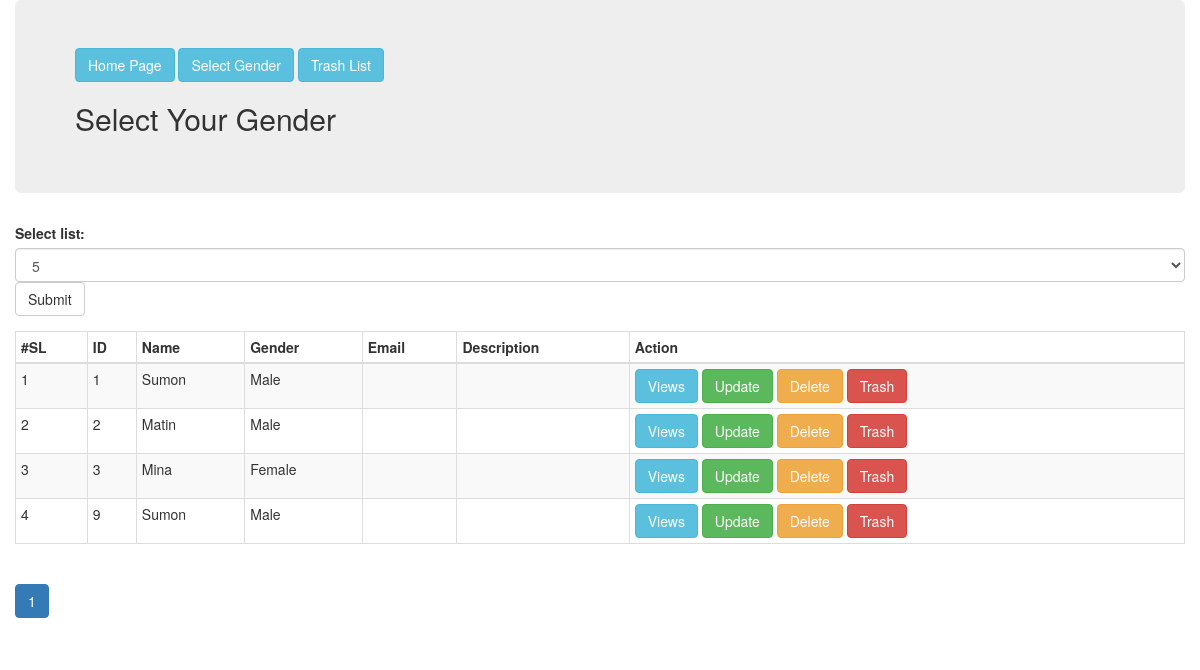
The page /views/SEIP128014/Gender/index.php on the database as committed earlier.
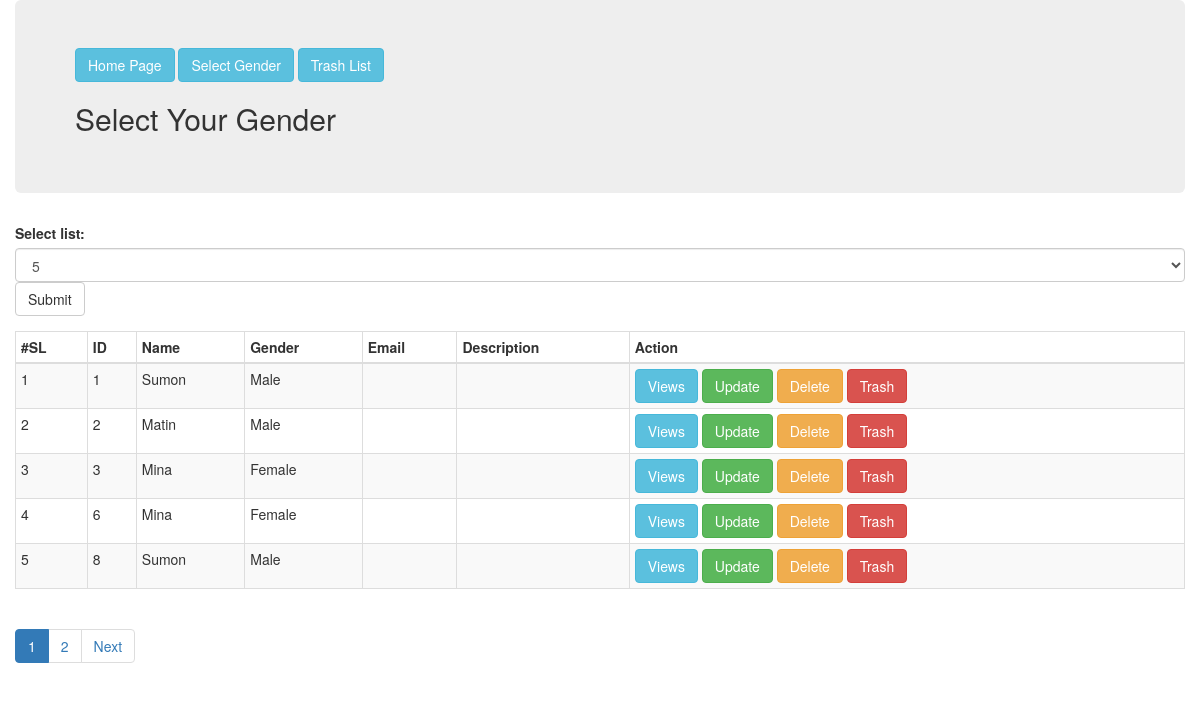
The same page on the database as committed later.
### tables this page shows
CREATE TABLE IF NOT EXISTS `gender` (
  `id` int(11) NOT NULL AUTO_INCREMENT,
  `name` varchar(55) NOT NULL,
  `email` varchar(255) NOT NULL,
  `description` text NOT NULL,
  `gender` varchar(255) NOT NULL,
  `trash_at` varchar(55) DEFAULT NULL,
  PRIMARY KEY (`id`)
);

### src/Bitm/SEIP128014/Gender/Gender.php (called while the page is built, shortened)
<?php
class Gender{
	public $conn;
	public function __construct(){
		$this->conn = new \mysqli("localhost","root","","atomicprojectb20") or die("Your are fail to connection!");
	}
	public function count(){
		$sql = "SELECT COUNT(*) AS totalItem FROM `atomicprojectb20`.`gender` WHERE `trash_at` IS NULL";
		$result = $this->conn->query($sql);
		$row = $result->fetch_object();
		return $row->totalItem;
	}
	public function paginator($pageStartFrom=0,$limit=5){
		$sql = "SELECT * FROM `gender` WHERE `trash_at` IS NULL LIMIT {$pageStartFrom}, {$limit}";
		$result = $this->conn->query($sql);
		$allGender = array();
		if($result){
			while($row = $result->fetch_object()){
				$allGender[]=$row;
			}
		}
		return $allGender;
	}
}

### views/SEIP128014/Gender/index.php (the view, shortened to what this page needs)
<?php
$gender = new Gender();
$itemPerPage=$_SESSION['itemPerPage'];
$totalItem=$gender->count();
$totalPage = ceil($totalItem/$itemPerPage);
$pagination = "";
if(array_key_exists('pageNumber',$_GET)){
    $pageNumber = $_GET['pageNumber'];
}else{
    $pageNumber = 1;
}
for($i=1; $i<=$totalPage; $i++){
    $class = ($i==$pageNumber)? "active" : "";
    $pagination.="<li class='$class'><a href='index.php?pageNumber=$i'>$i</a></li>";
}
$pageStartFrom = $itemPerPage*($pageNumber-1);
$genderList= $gender->paginator($pageStartFrom,$itemPerPage);
?>
<!DOCTYPE html>
<html lang="en">
<head>
    <link href="../../../resource/bootstrap/css/bootstrap.min.css" rel="stylesheet">
</head>
<body>
<div class="container">
    <div class="row">
        <div class="col-log-12">
            <div class="jumbotron">
                <a class="btn btn-info" href="../../../index.php">Home Page</a>
                <a href="create.php" class="btn btn-info">Select Gender</a>
                <a href="trashList.php" class="btn btn-info">Trash List</a>
                <h2>Select Your Gender</h2>
            </div>
            <div class="floatLeft">
                <div class="form-group">
                    <form role="form" action="">
                        <label for="sel1">Select list:</label>
                        <select class="form-control" id="sel1" name="itemPerPage">
                            <option <?php if($itemPerPage == 5){echo "selected"; } ?>>5</option>
                        </select>
                        <input class="btn btn-default" type="submit" value="Submit" name="submit">
                    </form>
                </div>
            </div>
            <div class="table-responsive">
                <table class="table table-bordered table-striped table-bordered table-condensed">
                    <thead>
                    <tr>
                        <th>#SL</th>
                        <th>ID</th>
                        <th>Name</th>
                        <th>Gender</th>
                        <th>Email</th>
                        <th>Description</th>
                        <th>Action</th>
                    </tr>
                    </thead>
                    <tbody>
                    <?php $sl=0; foreach( $genderList as $list ) { $sl++; ?>
                        <tr>
                            <td><?php echo $sl+$pageStartFrom; ?></td>
                            <td><?php echo $list->id; ?></td>
                            <td><?php echo $list->name; ?></td>
                            <td><?php echo $list->gender; ?></td>
                            <td><?php echo $list->email; ?></td>
                            <td><?php echo $list->description; ?></td>
                            <td>
                                <a href="view.php?id=<?php echo $list->id; ?>" class="btn btn-info">Views</a>
                                <a href="edit.php?id=<?php echo $list->id; ?>" class="btn btn-success">Update</a>
                                <a href="delete.php?id=<?php echo $list->id; ?>" class="btn btn-warning">Delete</a>
                                <a href="trash.php?id=<?php echo $list->id; ?>" class="btn btn-danger">Trash</a>
                            </td>
                        </tr>
                    <?php } ?>
                    </tbody>
                </table>
            </div>
            <ul class="pagination">
                <?php echo $pagination; ?>
                <?php  if( $pageNumber < $totalPage ): ?>
                    <li><a href="index.php?pageNumber=<?php $next = $pageNumber+1; echo $next;?>">Next</a></li>
                <?php endif; ?>
            </ul>
        </div>
    </div>
</div>
</body>
</html>

Rows that differ between the two databases and show on the page:
no longer on this page (row edited): gender: pageStartFrom "4", id "9", name "Sumon", gender "Male"
now on this page (row edited): gender: pageStartFrom "4", id "6", name "Mina", gender "Female"
now on this page (row edited): gender: pageStartFrom "5", id "8", name "Sumon", gender "Male"
Other text that changed with them:
new list line: "2"
text now shown: "Next"
